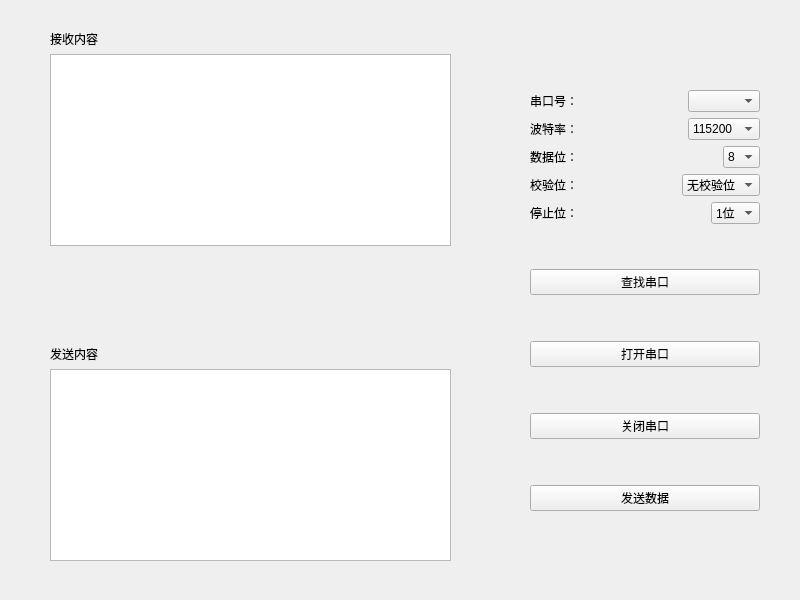
<?xml version="1.0" encoding="UTF-8"?>
<ui version="4.0">
 <class>Widget</class>
 <widget class="QWidget" name="Widget">
  <property name="geometry">
   <rect>
    <x>0</x>
    <y>0</y>
    <width>800</width>
    <height>600</height>
   </rect>
  </property>
  <property name="windowTitle">
   <string>Widget</string>
  </property>
  <widget class="QWidget" name="layoutWidget">
   <property name="geometry">
    <rect>
     <x>530</x>
     <y>50</y>
     <width>230</width>
     <height>461</height>
    </rect>
   </property>
   <layout class="QGridLayout" name="gridLayout_3">
    <item row="2" column="0">
     <spacer name="verticalSpacer_3">
      <property name="orientation">
       <enum>Qt::Vertical</enum>
      </property>
      <property name="sizeHint" stdset="0">
       <size>
        <width>20</width>
        <height>40</height>
       </size>
      </property>
     </spacer>
    </item>
    <item row="1" column="0">
     <layout class="QGridLayout" name="gridLayout">
      <item row="0" column="0">
       <layout class="QHBoxLayout" name="horizontalLayout">
        <item>
         <widget class="QLabel" name="label_3">
          <property name="text">
           <string>串口号：  </string>
          </property>
         </widget>
        </item>
        <item>
         <spacer name="horizontalSpacer">
          <property name="orientation">
           <enum>Qt::Horizontal</enum>
          </property>
          <property name="sizeHint" stdset="0">
           <size>
            <width>40</width>
            <height>20</height>
           </size>
          </property>
         </spacer>
        </item>
        <item>
         <widget class="QComboBox" name="portName"/>
        </item>
       </layout>
      </item>
      <item row="1" column="0">
       <layout class="QHBoxLayout" name="horizontalLayout_6">
        <item>
         <widget class="QLabel" name="label_8">
          <property name="text">
           <string>波特率：  </string>
          </property>
         </widget>
        </item>
        <item>
         <spacer name="horizontalSpacer_6">
          <property name="orientation">
           <enum>Qt::Horizontal</enum>
          </property>
          <property name="sizeHint" stdset="0">
           <size>
            <width>40</width>
            <height>20</height>
           </size>
          </property>
         </spacer>
        </item>
        <item>
         <widget class="QComboBox" name="botelv">
          <item>
           <property name="text">
            <string>115200</string>
           </property>
          </item>
         </widget>
        </item>
       </layout>
      </item>
      <item row="2" column="0">
       <layout class="QHBoxLayout" name="horizontalLayout_3">
        <item>
         <widget class="QLabel" name="label_5">
          <property name="text">
           <string>数据位：  </string>
          </property>
         </widget>
        </item>
        <item>
         <spacer name="horizontalSpacer_3">
          <property name="orientation">
           <enum>Qt::Horizontal</enum>
          </property>
          <property name="sizeHint" stdset="0">
           <size>
            <width>30</width>
            <height>20</height>
           </size>
          </property>
         </spacer>
        </item>
        <item>
         <widget class="QComboBox" name="databit">
          <item>
           <property name="text">
            <string>8</string>
           </property>
          </item>
         </widget>
        </item>
       </layout>
      </item>
      <item row="3" column="0">
       <layout class="QHBoxLayout" name="horizontalLayout_4">
        <item>
         <widget class="QLabel" name="label_6">
          <property name="text">
           <string>校验位：  </string>
          </property>
         </widget>
        </item>
        <item>
         <spacer name="horizontalSpacer_4">
          <property name="orientation">
           <enum>Qt::Horizontal</enum>
          </property>
          <property name="sizeHint" stdset="0">
           <size>
            <width>40</width>
            <height>20</height>
           </size>
          </property>
         </spacer>
        </item>
        <item>
         <widget class="QComboBox" name="jiaoyanwei">
          <item>
           <property name="text">
            <string>无校验位</string>
           </property>
          </item>
         </widget>
        </item>
       </layout>
      </item>
      <item row="4" column="0">
       <layout class="QHBoxLayout" name="horizontalLayout_5">
        <item>
         <widget class="QLabel" name="label_7">
          <property name="text">
           <string>停止位：  </string>
          </property>
         </widget>
        </item>
        <item>
         <spacer name="horizontalSpacer_5">
          <property name="orientation">
           <enum>Qt::Horizontal</enum>
          </property>
          <property name="sizeHint" stdset="0">
           <size>
            <width>40</width>
            <height>20</height>
           </size>
          </property>
         </spacer>
        </item>
        <item>
         <widget class="QComboBox" name="stopbit">
          <item>
           <property name="text">
            <string>1位</string>
           </property>
          </item>
         </widget>
        </item>
       </layout>
      </item>
     </layout>
    </item>
    <item row="0" column="0">
     <spacer name="verticalSpacer_4">
      <property name="orientation">
       <enum>Qt::Vertical</enum>
      </property>
      <property name="sizeHint" stdset="0">
       <size>
        <width>20</width>
        <height>40</height>
       </size>
      </property>
     </spacer>
    </item>
    <item row="3" column="0">
     <layout class="QGridLayout" name="gridLayout_2">
      <item row="3" column="0">
       <spacer name="verticalSpacer_2">
        <property name="orientation">
         <enum>Qt::Vertical</enum>
        </property>
        <property name="sizeHint" stdset="0">
         <size>
          <width>20</width>
          <height>40</height>
         </size>
        </property>
       </spacer>
      </item>
      <item row="5" column="0">
       <widget class="QPushButton" name="pushButtonClose">
        <property name="text">
         <string>关闭串口</string>
        </property>
       </widget>
      </item>
      <item row="0" column="0">
       <widget class="QPushButton" name="pushButtonSearch">
        <property name="text">
         <string>查找串口</string>
        </property>
       </widget>
      </item>
      <item row="1" column="0">
       <spacer name="verticalSpacer">
        <property name="orientation">
         <enum>Qt::Vertical</enum>
        </property>
        <property name="sizeHint" stdset="0">
         <size>
          <width>20</width>
          <height>40</height>
         </size>
        </property>
       </spacer>
      </item>
      <item row="7" column="0">
       <widget class="QPushButton" name="pushButtonSend">
        <property name="text">
         <string>发送数据</string>
        </property>
       </widget>
      </item>
      <item row="2" column="0">
       <widget class="QPushButton" name="pushButtonOpen">
        <property name="text">
         <string>打开串口</string>
        </property>
       </widget>
      </item>
      <item row="6" column="0">
       <spacer name="verticalSpacer_6">
        <property name="orientation">
         <enum>Qt::Vertical</enum>
        </property>
        <property name="sizeHint" stdset="0">
         <size>
          <width>20</width>
          <height>40</height>
         </size>
        </property>
       </spacer>
      </item>
     </layout>
    </item>
   </layout>
  </widget>
  <widget class="QWidget" name="layoutWidget">
   <property name="geometry">
    <rect>
     <x>50</x>
     <y>30</y>
     <width>401</width>
     <height>531</height>
    </rect>
   </property>
   <layout class="QGridLayout" name="gridLayout_4">
    <item row="0" column="0">
     <layout class="QVBoxLayout" name="verticalLayout_2">
      <item>
       <widget class="QLabel" name="label_2">
        <property name="text">
         <string>接收内容</string>
        </property>
       </widget>
      </item>
      <item>
       <widget class="QTextEdit" name="textEditRvcf">
        <property name="readOnly">
         <bool>false</bool>
        </property>
       </widget>
      </item>
     </layout>
    </item>
    <item row="1" column="0">
     <spacer name="verticalSpacer_5">
      <property name="orientation">
       <enum>Qt::Vertical</enum>
      </property>
      <property name="sizeHint" stdset="0">
       <size>
        <width>20</width>
        <height>40</height>
       </size>
      </property>
     </spacer>
    </item>
    <item row="2" column="0">
     <layout class="QVBoxLayout" name="verticalLayout">
      <item>
       <widget class="QLabel" name="label">
        <property name="text">
         <string>发送内容</string>
        </property>
       </widget>
      </item>
      <item>
       <widget class="QTextEdit" name="textEditsend"/>
      </item>
     </layout>
    </item>
   </layout>
  </widget>
 </widget>
 <resources/>
 <connections/>
</ui>
